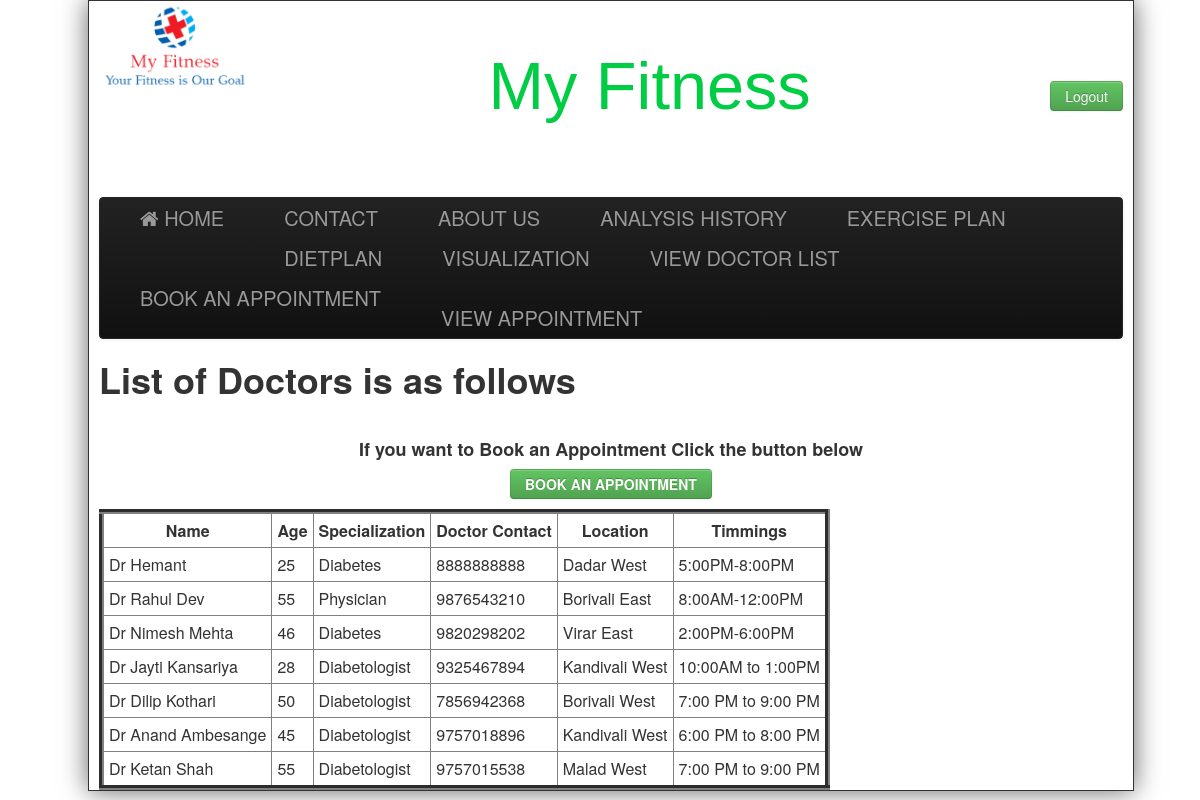
The page /viewdoc2.php (signed in) on the database its author committed.
### tables this page shows
CREATE TABLE `doctor` (
  `Name` varchar(255) NOT NULL,
  `Age` int(11) NOT NULL,
  `Specialization` varchar(255) NOT NULL,
  `Time` varchar(255) NOT NULL,
  `CCC` varchar(255) NOT NULL,
  `Location` varchar(255) NOT NULL,
  `Timmings` varchar(255) NOT NULL,
  `Login_Id` varchar(255) NOT NULL,
  `Password` varchar(255) NOT NULL
);

### viewdoc2.php (the view, shortened to what this page needs)
<html>
<head>
	<link href="css/bootstrap.min.css" rel="stylesheet" ></link>
	<link href="css/bootstrap.css" rel="stylesheet" ></link>
	<link href="css/Default.css" rel="stylesheet" >	</link>
	<link rel="stylesheet" type="text/css" href="https://stackpath.bootstrapcdn.com/font-awesome/4.7.0/css/font-awesome.min.css"></link>
	<link href="https://stackpath.bootstrapcdn.com/font-awesome/4.7.0/css/font-awesome.min.css" rel="stylesheet"></link>
</head>
<body>
<div class="wrap">
		<div class="header">
			<div style="float:left;width:150px;">
				<img src="images/logo2.jpg"/>
			</div>
			<div>
				<div style="float:right; font-size:20px;margin-top:20px;">
				<?php
			 if(isset($_SESSION['name']))
			 {
			 echo "<b>Welcome,</b>".$_SESSION['name']."&nbsp;&nbsp;&nbsp;<a href=\"logout.php\" class=\"btn btn-info\">Logout</a>";
			 }
			 else
			 {
			 ?><br><br><br>
			     <a href="index2.php?logout='1'" class="btn btn-success" >Logout</a>
			<?php } ?>
			</div>
			<div id="heading">
				<a href="#" id="title">My Fitness</a>
			</div>
			</div>
		</div><br><br>
		<div class="navbar navbar-inverse">
			<div class="navbar-inner">
				<div class="container" >
				<a class="brand" href="index.php" ><i class="fa fa-home" aria-hidden="true"></i>&nbsp;HOME</a>
				<a class="brand" href="contact2.php">CONTACT</a>
				<a class="brand" href="about2.php">ABOUT US </a>
				<a class="brand" href="display.php" >ANALYSIS HISTORY</a>
				<a class="brand" href="excerise.php">EXERCISE PLAN</a>
				<a class="brand" href="diet.php">DIETPLAN</a>
				<a class="brand" href="visualization.php">VISUALIZATION</a>
				<a class="brand" href="viewdoc2.php">VIEW DOCTOR LIST </a>
				<a class="brand" href="booking.php">BOOK AN APPOINTMENT </a>
				<a class="brand" href="booking.php"> </a>
				<a class="brand" href="booking.php"> </a>
				<a class="brand" href="booking.php"> </a>
				<a class="brand" href="booking.php"> </a>
				<a class="brand" href="booking.php"> </a>
				<a class="brand" href="booking.php"> </a>
				<a class="brand" href="booking.php"> </a>
				<a class="brand" href="booking.php"> </a>
				<a class="brand" href="viewbooking.php">VIEW APPOINTMENT </a>
				</div>
			</div>
		</div>
<?php
include("connection.php");
$query="SELECT * FROM doctor";
$data=mysqli_query($conn,$query);
$total=mysqli_num_rows($data);
if($total !=0)
{
	?>
	<h1> List of Doctors is as follows</h1> <br>
	<table border='5' cellpadding='5' cellspacing="5" >
		<tr>
			<th> Name </th>
			<th>Age</th>
			<th>Specialization</th>
			<th>Doctor Contact</th>
			<th>Location</th>
			<th>Timmings</th>
		</tr>
	<?php
	while($result=mysqli_fetch_assoc($data))
	{
		echo "<tr>
			<td>".$result['Name']."</td>
			<td>".$result['Age']."</td>
			<td>".$result['Specialization']."</td>
			<td>".$result['CCC']."</td>
			<td>".$result['Location']."</td>
			<td>".$result['Timmings']."</td>
		</tr>";
	}
}
?>
<center>	<h4><p>If you want to Book an Appointment Click the button below</p> </h4> </center>
			<center><a href="booking.php" class="btn btn-success" ><b>BOOK AN APPOINTMENT</b></a>  </center>	</h1>
</table>

### css/Default.css (style rules this page uses)
body { width:100%; background-image:url(C:\xampp\htdocs\RNGClinic\images\back.jpg); }
.header { height: 156px; padding: 0; font-size: 14px; width:100%; }
.wrap { position:absolute; width:1024px; background-color:#FFFFFF; padding:0 10px; border:solid 1px; -o-box-shadow: 10px 10px 5px #888; -moz-box-shadow: 10px 10px 5px #888; -webkit-box-shadow: 10px 10px 5px #888; box-shadow: 0px 0px 25px #666; }
#heading { text-align:center; font-size:50pt; font-family:verdana,helvetica,arial,sans-serif; color:#993366; padding-top:35pt; line-height:normal; }
.navbar .brand { padding:10px 40px 10px; }

### viewdoc2.php (style rules this page uses)
#title { color: #00cc44; }

### rows shown on the page
doctor: Name "Dr Hemant", Age "25", Specialization "Diabetes", CCC "8888888888", Location "Dadar West", Timmings "5:00PM-8:00PM"
doctor: Name "Dr Rahul Dev", Age "55", Specialization "Physician", CCC "9876543210", Location "Borivali East", Timmings "8:00AM-12:00PM"
doctor: Name "Dr Nimesh Mehta", Age "46", Specialization "Diabetes", CCC "9820298202", Location "Virar East", Timmings "2:00PM-6:00PM"
doctor: Name "Dr Jayti Kansariya", Age "28", Specialization "Diabetologist", CCC "9325467894", Location "Kandivali West", Timmings "10:00AM to 1:00PM"
doctor: Name "Dr Dilip Kothari", Age "50", Specialization "Diabetologist", CCC "7856942368", Location "Borivali West", Timmings "7:00 PM to 9:00 PM"
doctor: Name "Dr Anand Ambesange", Age "45", Specialization "Diabetologist", CCC "9757018896", Location "Kandivali West", Timmings "6:00 PM to 8:00 PM"
doctor: Name "Dr Ketan Shah", Age "55", Specialization "Diabetologist", CCC "9757015538", Location "Malad West", Timmings "7:00 PM to 9:00 PM"
